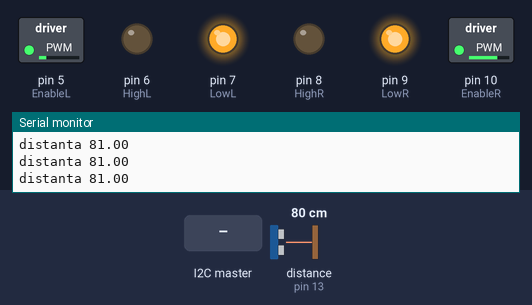
A sketch run on a simulated Arduino Uno, built with avr-gcc and run on an emulated ATmega328P. On the bench: switched loads named in the sketch (green lamp = pin HIGH), output pins drawn as LEDs (lit = HIGH), the last lines printed to the serial monitor. Inputs (shaded band) come from the test bench; at power-on: distance to the obstacle (sensor on pin 13) 80 cm. The echo pulse lasts 58.3 µs per cm.

Above: at 1.2 s.
1.3 s: distance to the obstacle (sensor on pin 13) set to 22 cm
2.8 s: distance to the obstacle (sensor on pin 13) set to 18 cm
At 3.7 s:
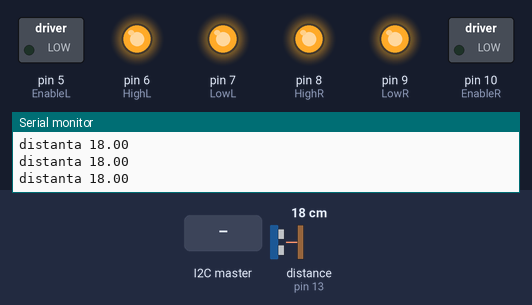
4.3 s: distance to the obstacle (sensor on pin 13) set to 4 cm
5.8 s: distance to the obstacle (sensor on pin 13) set to 2 cm
At 6.7 s:
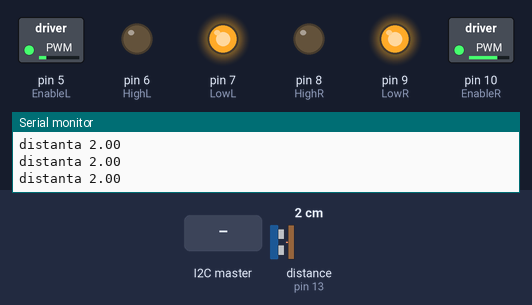
7.3 s: the I2C master sends the byte 90
At 7.7 s:
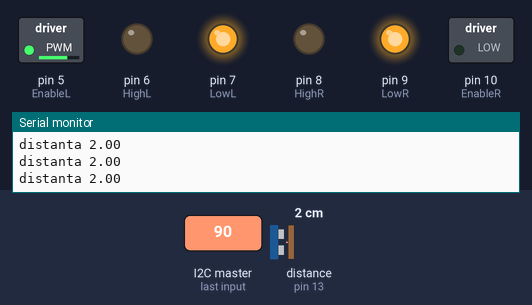
8.8 s: the I2C master sends the byte 0
At 9.5 s:
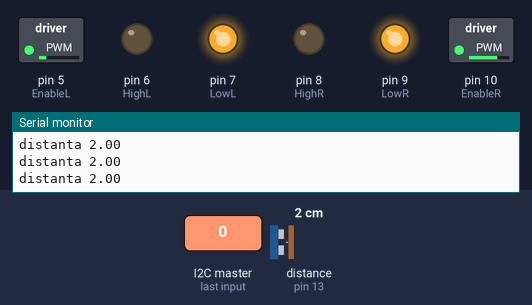
Timing chart, 0 to 11.3 s (numbered marks = the images above; inputs shaded):
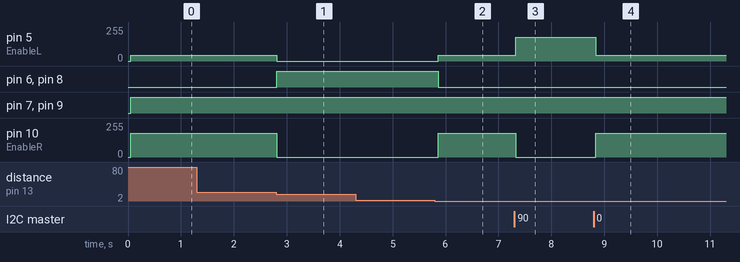

Measured:
- the behaviour switches between 21 and 20 cm on distance to the obstacle (sensor on pin 13) (found by bisection; images 0 and 1)
- the behaviour switches between 3 and 2 cm on distance to the obstacle (sensor on pin 13) (found by bisection; images 1 and 2)
- after the input at 2.8 s, pin 5 (EnableL): 45/255 → 0/255 at once; pin 6 (HighL), pin 8 (HighR): LOW → HIGH at once; pin 10 (EnableR): 180/255 → 0/255 at once
- after the input at 5.8 s, pin 5 (EnableL): 0/255 → 45/255 after 0.06 s; pin 6 (HighL), pin 8 (HighR): HIGH → LOW after 0.06 s; pin 10 (EnableR): 0/255 → 180/255 after 0.06 s
- after the input at 7.3 s, pin 5 (EnableL): 45/255 → 180/255 at once; pin 10 (EnableR): 180/255 → 0/255 at once
- after the input at 8.8 s, pin 5 (EnableL): 180/255 → 45/255 at once; pin 10 (EnableR): 0/255 → 180/255 at once

The sketch:

Left_Right.ino
```cpp
#include <Wire.h> //pentru comunicare I2c
#include <TinyGPS++.h> //pentru a salva si lucra cu datele GPS. Nu face partea de preluare a datelor propriu-zisa
#include <SoftwareSerial.h> //pentru comunicare cu GPS
#include "NewPing.h" //pentru HC_SR_04 senzorul de distanță
const int EnableL = 5;
const int HighL = 6;       // motor partea stanga
const int LowL = 7;

const int EnableR = 10;
const int HighR = 8;       //motor partea dreapta
const int LowR = 9;

/*
const int D0 = 0;     //corespunde la Raspberry pin 21     LSB
const int D1 = 1;     //corespunde la Raspberry pin 22
const int D2 = 2;     //corespunde la Raspberry pin 23
const int D3 = 3;     //corespunde la Raspberry pin 24     MSB
const int D4 = 4;     //corespunde la Raspberry pin 25     MSB
const int D11 = 11;     //corespunde la Raspberry pin 28     MSB
const int D12 = 12;     //corespunde la Raspberry pin 29     MSB*/
const int eroareMax = 30+10;
const int vitezaMax = 180;//as putea scrie maxim 255. Am ales mai putin datorita faptului ca sunt prelucrate prea putine cadre pe secunda si nu are timp
//sa trimita comanda suficient de repede la 255/

//variabile si constante pentru GPS
static const int RXPin = 0, TXPin = 1;
static const uint32_t GPSBaud = 9600;
TinyGPSPlus gps;
SoftwareSerial ss(RXPin, TXPin);
int adresaGasita = 0; //variabila are rolul de a nota cand a fost gasita o locatie
const int nrCautariLocatie = 30;
int nrComenziDeLaUltimaActualizareLocatie = 0;
const int nrComenziIntreActualizariLocatie = 30;

int nrStatieUrmatoare = 0;

char comanda;

int i = 0;
int notificareActualizareLocatie = 0; //folosita pentru a porni sau opri ledul incorporat al Arduino cand se actualizeaza locatia
typedef  struct{
  float latitudine;
  float longitudine;
} locatieGPS;
const int nrStatii=3;
locatieGPS statii[nrStatii];

#define TRIGGER_PIN 11 //pt HC_SR04
#define ECHO_PIN 13 //pt HC_SR04
#define MAX_DISTANCE 400 //pt HC_SR04

NewPing sonar(TRIGGER_PIN, ECHO_PIN, MAX_DISTANCE); //pt HC_SR04

void seteazaStatii();

void setup() {

  pinMode(EnableL, OUTPUT);
  pinMode(HighL, OUTPUT);
  pinMode(LowL, OUTPUT);

  pinMode(EnableR, OUTPUT);
  pinMode(HighR, OUTPUT);
  pinMode(LowR, OUTPUT);

  /*pinMode(D0, INPUT_PULLUP);
  pinMode(D1, INPUT_PULLUP);
  pinMode(D2, INPUT_PULLUP);
  pinMode(D3, INPUT_PULLUP);
  Serial.begin(9600);*/
  //setare i2c
  pinMode(LED_BUILTIN,OUTPUT);
  digitalWrite(LED_BUILTIN, LOW);
  Wire.begin(0x8);//se alatura caii i2c cu adresa 8
  Wire.onReceive(receiveEvent);//cheama functia receiveEvent cand datele sunt obtinute

  //setare gps(neo6)
  /*ss.begin(GPSBaud);
  pinMode(LED_BUILTIN, OUTPUT);
  digitalWrite(LED_BUILTIN,LOW);*/
  Serial.begin(9600);

  seteazaStatii();
}

void receiveEvent(int cate) {
  while(Wire.available()) {
    comanda = Wire.read(); //primeste un byte ca un caracter
  }
  ++nrComenziDeLaUltimaActualizareLocatie;
}


void mergiInFata()
{
  digitalWrite(HighL, LOW);
  digitalWrite(LowL, HIGH);
  analogWrite(EnableL,vitezaMax);

  digitalWrite(HighR, LOW);
  digitalWrite(LowR, HIGH);
  analogWrite(EnableR,vitezaMax);

}


void mergiCuSpatele()
{
  digitalWrite(HighL, HIGH);
  digitalWrite(LowL, LOW);
  analogWrite(EnableL,vitezaMax);

  digitalWrite(HighR, HIGH);
  digitalWrite(LowR, LOW);
  analogWrite(EnableR,vitezaMax);

}

void opreste()
{
  digitalWrite(HighL, HIGH);
  digitalWrite(LowL, HIGH);
  analogWrite(EnableL,0);

  digitalWrite(HighR, HIGH);
  digitalWrite(LowR, HIGH);
  analogWrite(EnableR,0);

}

void mergiInStanga(short comanda)
{
  digitalWrite(HighL, LOW);
  digitalWrite(LowL, HIGH);
  analogWrite(EnableL,(int)((float)(((float)vitezaMax)/eroareMax)*(float)comanda));

  digitalWrite(HighR, LOW);
  digitalWrite(LowR, HIGH);
  analogWrite(EnableR,vitezaMax);
}

void mergiInDreapta(short comanda)
{
  digitalWrite(HighL, LOW);
  digitalWrite(LowL, HIGH);
  analogWrite(EnableL,vitezaMax);

  digitalWrite(HighR, LOW);
  digitalWrite(LowR, HIGH);
  analogWrite(EnableR,(int)((float)(((float)vitezaMax)/eroareMax)*(float)comanda));
}


void seteazaStatii(){
  statii[0].latitudine = 44.399676;
  statii[0].longitudine = 26.102720;


  statii[1].latitudine = 44.399517;
  statii[1].longitudine = 26.103382;

  statii[2].latitudine = 44.399870;
  statii[2].longitudine = 26.102859;
}

float distanta(locatieGPS actuala,locatieGPS statie) {
  return 10000*sqrtf(((actuala.latitudine-statie.latitudine) * (actuala.latitudine-statie.latitudine)) + ((actuala.longitudine-statie.longitudine) * (actuala.longitudine-statie.longitudine)));
}

float distance_1;
int este_obstacol() {
  distance_1 = sonar.ping_cm();
  Serial.print("distanta ");
  Serial.println(distance_1);
  if (distance_1 <= 20 && distance_1 > 2) { //daca distanta este mai mica de 20cm
    opreste();
    delay(50);
    return 1;
  }
  //pentru ca masuratoarea distantei sa functioneze corect avem nevoie de timp care sa fie suficient intre masuratori
  //t = d/v = (2*4m) / (343m/s) = 23,32ms
  delay(50);
  return 0;
}

void loop()
{
  //cat timp este obstacol in fata asteapta
  while(este_obstacol()==1);
  //obtinere locatie si pauza
  if (nrComenziDeLaUltimaActualizareLocatie >= nrComenziIntreActualizariLocatie) {
    adresaGasita = 0;
    for(int i = 0; i < nrCautariLocatie && adresaGasita == 0; ++i)
    {
      while (ss.available() > 0)
      {
        gps.encode(ss.read());
        if (gps.location.isUpdated())
        {
          adresaGasita=1;
          locatieGPS pozitieActuala;
          pozitieActuala.latitudine = gps.location.lat();
          pozitieActuala.longitudine = gps.location.lng();
          Serial.println("pozitie actuala urmata de pozitia urmatoarei statii");
          Serial.print(pozitieActuala.latitudine,6);
          Serial.print(' ');
          Serial.print(pozitieActuala.longitudine,6);
          Serial.println(' ');
          Serial.print(statii[nrStatieUrmatoare].latitudine,6);
          Serial.print(' ');
          Serial.print(statii[nrStatieUrmatoare].longitudine,6);
          Serial.println(' ');
          Serial.print("distanta pana la urmatoarea statie: ");
          Serial.println(distanta(pozitieActuala,statii[nrStatieUrmatoare]));
          Serial.print("Latitude: ");
          Serial.print(gps.location.lat(), 6);
          Serial.print("\nLongitude: ");
          Serial.println(gps.location.lng(), 6);
          if (distanta(pozitieActuala,statii[nrStatieUrmatoare]) < 5) {//daca distanta pana la urmatoarea statie este mai mica ca 5 metrii opreste
            opreste();//opreste masina
            delay(5*1000);//asteata 5 minute in statie
            nrStatieUrmatoare = (nrStatieUrmatoare + 1) % nrStatii;
          }
          if (notificareActualizareLocatie == 0) {
            digitalWrite(LED_BUILTIN, HIGH);
            notificareActualizareLocatie = 1;
          } else {
            digitalWrite(LED_BUILTIN, LOW);
            notificareActualizareLocatie = 0;
          }
        }
        if(adresaGasita)
          break;
      }
      delay(10);
    }
    nrComenziDeLaUltimaActualizareLocatie = 0;
  }

  //variaza intre 0 si 2*eroareMax+1
  //Serial.println((int)((float)(((float)vitezaMax)/eroareMax)*(float)comanda));
  if (comanda == 30)
    digitalWrite(LED_BUILTIN, HIGH);
  if (comanda == eroareMax) {
    mergiInFata();
  } else if (comanda == 2*eroareMax+1) {
    opreste();
  } else if (comanda > eroareMax) {
    mergiInDreapta((eroareMax<<1) - comanda+10);
  } else if (comanda < eroareMax) {
    mergiInStanga(comanda+10);
    /*
     * cu cat comanda mai aproape de eroareMax cu atat inseamna ca vreau mai putin viraj la stanga, deci motorul stang trebuie sa mearga aproape la fel ca dreptul
     */
  }

  delay(1);
}
```
